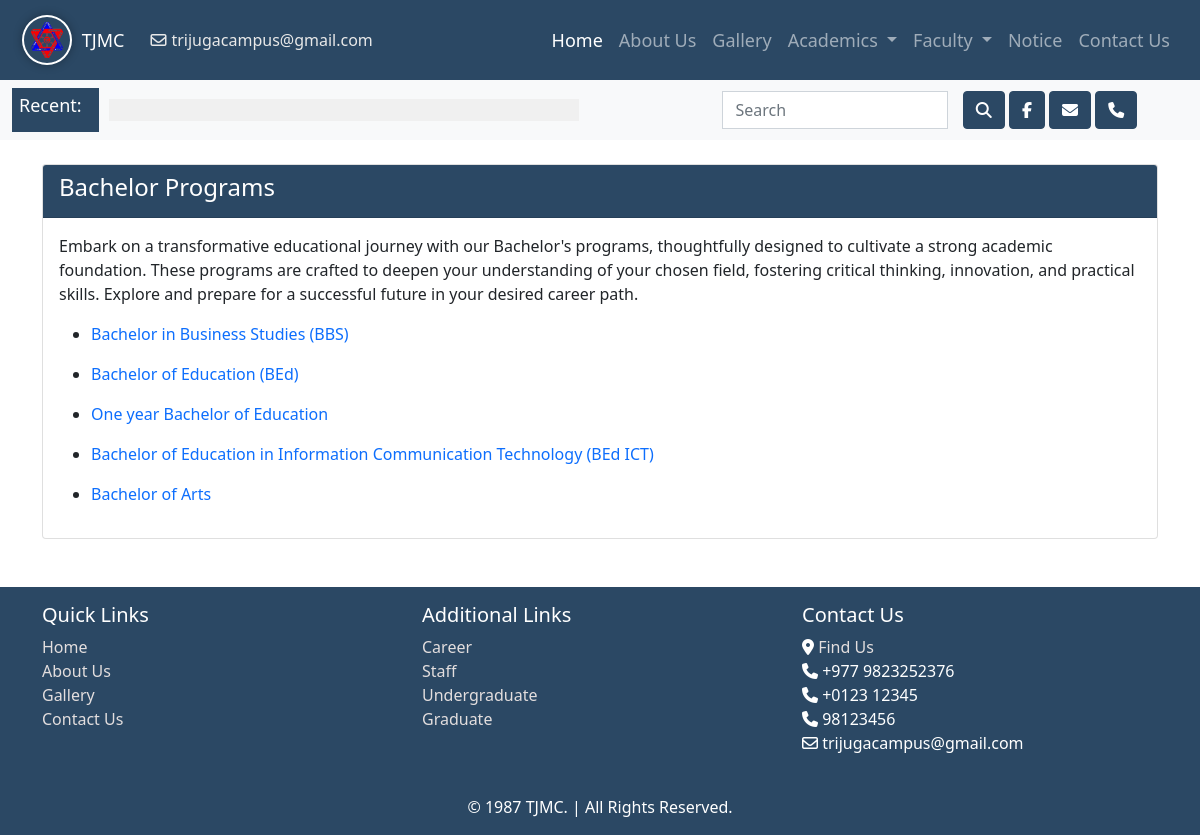
Before: /bachelor with the older database file.
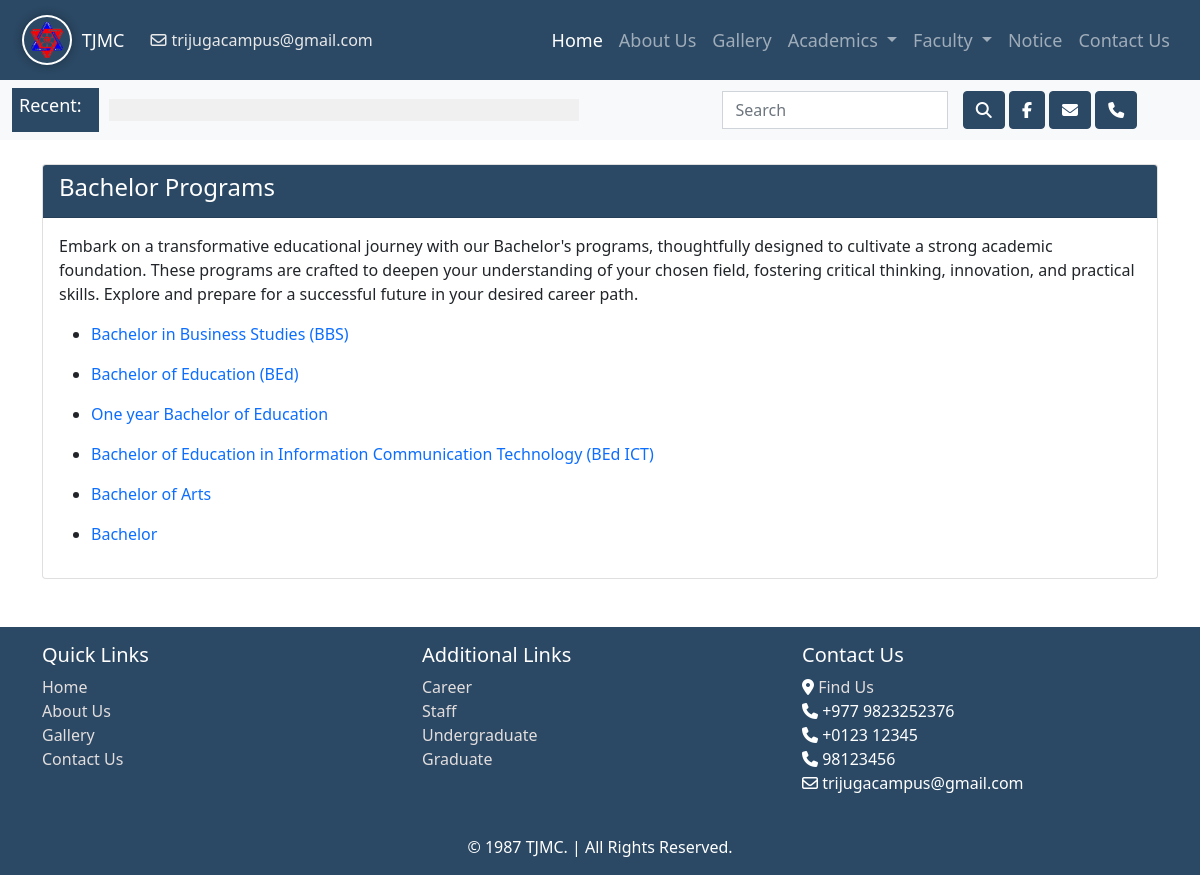
After: the same page with the newer database file.
### app_crud/models.py (models this page shows, shortened)
class Bachelor(models.Model):
    course_title = models.CharField(max_length=100, default ='SomeDefaultTitle')
    course_description = models.CharField(max_length=2000, default='SomeDefaultDescription')
    affiliation = models.CharField(max_length=100, null=True, default='TU')
    duration = models.CharField(max_length=300, default='SomeDefaultDuration')
    eligibility = models.CharField(max_length=300, default='SomeDefaultDuration')
    career = models.CharField(max_length=1000, default='DefaultCareer')
    course_summary = models.CharField(max_length=2000, default='DefaultSummary')
    course_file = models.FileField(upload_to='course_files/', null=True, blank=True)

### app_crud/views.py (the view)
# urls.py: path('bachelor', bachelor, name='bachelor'),
def bachelor(request, id=None):
    bachelor_data = Bachelor.objects.all()
    bachelor_data_details = None
    if id is not None:
        bachelor_data_details = get_object_or_404(Bachelor, id=id)
        context ={
            'bachelor_data_details': bachelor_data_details
        }
        return render(request, 'bachelor_details.html', context)
    context = {
        'bachelor_data': bachelor_data,
    }
    return render(request, 'bachelor.html', context)

### app_crud/context_processors.py (called while the page is built)
def contact_numbers(request):
    contact_numbers = ContactNumber.objects.values_list('phone_number', flat=True)
    admission_numbers = AdmissionNumber.objects.values_list('admission_number', flat=True)
    context={
        'contact_numbers': contact_numbers,
        'admission_numbers': admission_numbers
    }
    return (context)

### app_crud/templates/bachelor.html (shortened to what this page needs)
{% extends "nav.html" %}
{% block content %}
<div class="container mt-4 mb-4">
    <div class="card">
      <div class="card-header  text-white" style="background-color: #2b4864;">
        <h4> Bachelor Programs</h4>
      </div>
      <div class="card-body">
        <p class="card-text">Embark on a transformative educational journey with our Bachelor's programs, thoughtfully designed to cultivate a strong academic foundation. These programs are crafted to deepen your understanding of your chosen field, fostering critical thinking, innovation, and practical skills. Explore and prepare for a successful future in your desired career path.</p>
       {% for bachelor in bachelor_data %}
        <ul>
            <li>
                <a href="#">
                   {{ bachelor.course_title }}
                </a>
            </li>
        </ul>
        {% endfor %}
      </div>
    </div>
</div>
{% endblock %}

### app_crud/templates/nav.html (shortened to what this page needs)
{% load static %}
<!DOCTYPE html>
<html lang="en">
<head>
    <link href="https://cdn.jsdelivr.net/npm/bootstrap@5.0.2/dist/css/bootstrap.min.css" rel="stylesheet">
    <link rel="stylesheet" href="{% static 'app_curd/css/nav.css' %}">
</head>
<body>
    <nav class="navbar navbar-expand-lg navbar-dark" style="background-color: #2b4864; ">
        <div class="container-fluid">
            <a class="navbar-brand" href="{% url 'home' %}">
                <img src="{% static 'tjmclogo.png' %}" alt="Logo" height="30" class="d-inline-block align-text-top">
                TJMC
            </a>
            <span class="email" style="margin-left: 10px; color: #e9e9e9;"><i class="fa-regular fa-envelope" style="margin-right: 5px;"></i>trijugacampus@gmail.com</span>
            <div class="collapse navbar-collapse" id="navbarSupportedContent">
                <ul class="navbar-nav ms-auto mb-2 mb-lg-0">
                    <li class="nav-item">
                        <a class="nav-link active" aria-current="page" href="{% url 'home' %}">Home</a>
                    </li>
                    <li class="nav-item">
                        <a class="nav-link" aria-current="page" href="{% url 'about_us' %}">About Us</a>
                    </li>
                    <li class="nav-item">
                        <a class="nav-link" aria-current="page" href="{% url 'gallery' %}">Gallery</a>
                    </li>
                    <li class="nav-item dropdown" onmouseover="showDropdown(this)" onmouseout="hideDropdown(this)">
                        <a class="nav-link dropdown-toggle" href="#" id="navbarDropdown" role="button" data-bs-toggle="dropdown" aria-expanded="false">
                            Academics
                        </a>
                    </li>
                    <li class="nav-item dropdown" onmouseover="showDropdown(this)" onmouseout="hideDropdown(this)">
                        <a class="nav-link dropdown-toggle" href="#" id="navbarDropdown" role="button" data-bs-toggle="dropdown" aria-expanded="false">
                            Faculty
                        </a>
                    </li>
                    <li class="nav-item">
                        <a class="nav-link" href="{% url 'notice' %}">Notice</a>
                    </li>
                    <li class="nav-item">
                        <a class="nav-link" href="{% url 'contact' %}">Contact Us</a>
                    </li>
                </ul>
            </div>
        </div>
    </nav>
    <nav class="navbar navbar-expand-lg navbar-light bg-light">
        <div class="container-fluid">
            <div class="recent-box">
                <h4>Recent:</h4>
            </div>
            <div class="moving-box">
            </div>
            <form class="form-inline my-2 my-lg-0 ml-auto search-form">
                <div class="row">
                    <div class="col search-input">
                        <input class="form-control mr-sm-2" type="search" placeholder="Search" aria-label="Search">
                    </div>
                    <div class="col my-icons">
                        <button class="btn btn-outline-success my-2 my-sm-0 custom-button" type="submit">
                            <i class="fas fa-search"></i>
                        </button>
                        <a href="https://www.facebook.com/triyugajanata.multiplecampus" class="btn my-2 my-sm-0 custom-button">
                            <i class="fa-brands fa-facebook-f"></i>
                        </a>
                        <a href="#" class="btn my-2 my-sm-0 custom-button">
                            <i class="fa-solid fa-envelope"></i>
                        </a>
                        <a href="#" class="btn my-2 my-sm-0 custom-button phone">
                            <i class="fa-solid fa-phone"></i>
                        </a>
                    </div>
                </div>
            </form>
        </div>
    </nav>
{% block content %}
{% endblock %}
<footer class="footer mt-5" style="background-color: #2b4864;">
    <div class="container">
        <div class="row">
            <div class="col-md-4 mt-3" style="color: #fff;">
                <h5>Quick Links</h5>
                <ul class="list-unstyled">
                    <li><a href="{% url 'home' %}">Home</a></li>
                    <li><a href="{% url 'about_us' %}">About Us</a></li>
                    <li><a href="{% url 'gallery' %}">Gallery</a></li>
                    <li><a href="{% url 'contact' %}">Contact Us</a></li>
                </ul>
            </div>
            <div class="col-md-4 mt-3" style="color: #fff;">
                <h5>Additional Links</h5>
                <ul class="list-unstyled">
                    <li><a href="#">Career</a></li>
                    <li><a href="#">Staff</a></li>
                    <li><a href="{% url 'bachelor' %}">Undergraduate</a></li>
                    <li><a href="{% url 'master' %}">Graduate</a></li>
                </ul>
            </div>
            <div class="col-md-4 mt-3" style="color: #fff;">
                <h5>Contact Us</h5>
                <ul class="list-unstyled">
                    <li><i class="fas fa-map-marker-alt"></i> <a href="https://www.google.com/maps?q=26.777705,86.681419">Find Us</a></li>
                    {% for phone_number in contact_numbers%}
                    <li><i class="fas fa-phone"></i> <span>{{ phone_number }}</span></li>
                    {% endfor %}
                    <li><i class="fa-regular fa-envelope"></i> <span>trijugacampus@gmail.com</span></li>
                </ul>
            </div>
        </div>
        <div class="row mt-4">
            <div class="col-md-12 text-center" style="color: #fff;">
                <p>&copy;  1987 TJMC. |  All Rights Reserved.</p>
            </div>
        </div>
    </div>
</footer>
</body>
</html>

### static/app_curd/css/nav.css (style rules this page uses)
.navbar-dark { padding: 10px; }
.navbar-brand { display: flex; align-items: center; }
.navbar-brand img { height: 50px; width: auto; margin-right: 10px; border-radius: 50%; border: 2px solid #ffffff; padding: 5px; box-shadow: 0 0 10px rgba(0, 0, 0, 0.3); }
.form-control { border-radius: 0; }
.navbar-brand, .navbar-nav .nav-link { font-size: 18px; color: #ffffff; }
.recent-box { background-color: #2b4864; padding: 7px; display: flex; align-items: center; margin-right: 10px; }
.recent-box h4 { margin-right: 10px; font-size: 18px; color: white; }
.moving-box { background-color: #f0f0f0; padding: 3px; display: flex; align-items: center; overflow: hidden; margin-right: 10px; }
.search-form { margin-top: 10px; }
.search-input { margin-right: -9px; width: 300px; }
.custom-button { color: #ffffff; background-color: #2b4864; border-color: #2b4864; }
.list-unstyled li a { text-decoration: none; color: #e3dede; }
@media (min-width: 768px) { .navbar-nav { margin-left: auto; } }
@media (min-width: 768px) { .moving-box { margin-right: auto; width: 40%; } }

### app_crud/templates/bachelor.html (style rules this page uses)
a { text-decoration: none; }

Changed rows visible on the page:
added Bachelor: course_title "Bachelor"
